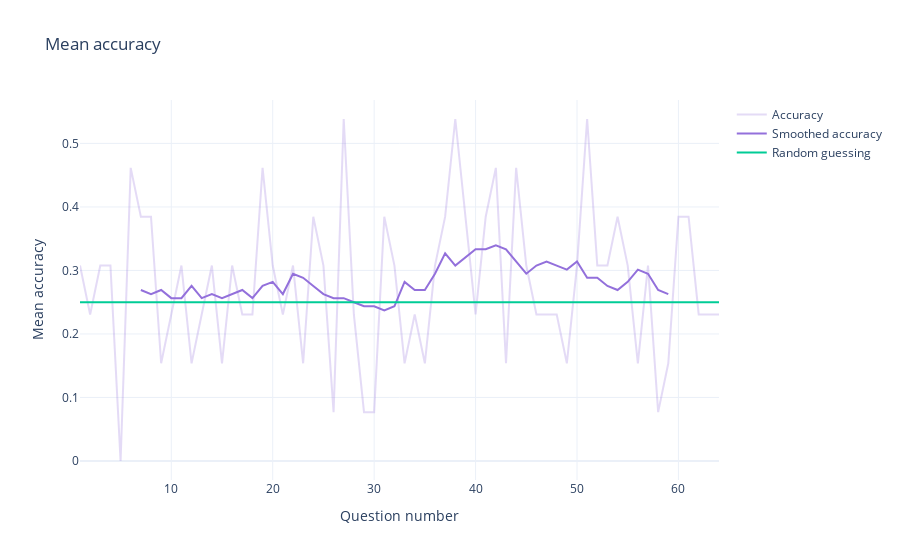

The code cell stored with this chart in its notebook:
### Code cell
accuracy = correctness.mean(0)
smooth_accuracy = pd.Series(accuracy, index=question_numbers).rolling(12, center=True).mean()
go.Figure(layout=dict(
    title='Mean accuracy',
    xaxis_title='Question number',
    yaxis_title='Mean accuracy',
    template='plotly_white'
)).add_trace(go.Scatter(
    name='Accuracy',
    x=question_numbers,
    y=accuracy,
    marker_color='mediumpurple',
    opacity=.25
)).add_trace(go.Scatter(
    name='Smoothed accuracy',
    x=question_numbers,
    y=smooth_accuracy,
    marker_color='mediumpurple'
)).add_trace(go.Scatter(
    name='Random guessing',
    x=question_numbers,
    y=np.full(question_numbers.shape, baseline)
))

### Figure 1 — Plotly figure (JSON) as saved in the notebook; plotly's stock layout.template omitted (floating-point values rounded to 4 significant figures)
{"data": [{"marker": {"color": "mediumpurple"}, "name": "Accuracy", "opacity": 0.25, "type": "scatter", "x": [1, 2, 3, 4, 5, 6, 7, 8, 9, 10, 11, 12, 13, 14, 15, 16, 17, 18, 19, 20, 21, 22, 23, 24, 25, 26, 27, 28, 29, 30, 31, 32, 33, 34, 35, 36, 37, 38, 39, 40, 41, 42, 43, 44, 45, 46, 47, 48, 49, 50, 51, 52, 53, 54, 55, 56, 57, 58, 59, 60, 61, 62, 63, 64], "y": [0.3077, 0.2308, 0.3077, 0.3077, 0, 0.4615, 0.3846, 0.3846, 0.1538, 0.2308, 0.3077, 0.1538, 0.2308, 0.3077, 0.1538, 0.3077, 0.2308, 0.2308, 0.4615, 0.3077, 0.2308, 0.3077, 0.1538, 0.3846, 0.3077, 0.07692, 0.5385, 0.2308, 0.07692, 0.07692, 0.3846, 0.3077, 0.1538, 0.2308, 0.1538, 0.3077, 0.3846, 0.5385, 0.3846, 0.2308, 0.3846, 0.4615, 0.1538, 0.4615, 0.3077, 0.2308, 0.2308, 0.2308, 0.1538, 0.3077, 0.5385, 0.3077, 0.3077, 0.3846, 0.3077, 0.1538, 0.3077, 0.07692, 0.1538, 0.3846, 0.3846, 0.2308, 0.2308, 0.2308]}, {"marker": {"color": "mediumpurple"}, "name": "Smoothed accuracy", "type": "scatter", "x": [1, 2, 3, 4, 5, 6, 7, 8, 9, 10, 11, 12, 13, 14, 15, 16, 17, 18, 19, 20, 21, 22, 23, 24, 25, 26, 27, 28, 29, 30, 31, 32, 33, 34, 35, 36, 37, 38, 39, 40, 41, 42, 43, 44, 45, 46, 47, 48, 49, 50, 51, 52, 53, 54, 55, 56, 57, 58, 59, 60, 61, 62, 63, 64], "y": [null, null, null, null, null, null, 0.2692, 0.2628, 0.2692, 0.2564, 0.2564, 0.2756, 0.2564, 0.2628, 0.2564, 0.2628, 0.2692, 0.2564, 0.2756, 0.2821, 0.2628, 0.2949, 0.2885, 0.2756, 0.2628, 0.2564, 0.2564, 0.25, 0.2436, 0.2436, 0.2372, 0.2436, 0.2821, 0.2692, 0.2692, 0.2949, 0.3269, 0.3077, 0.3205, 0.3333, 0.3333, 0.3397, 0.3333, 0.3141, 0.2949, 0.3077, 0.3141, 0.3077, 0.3013, 0.3141, 0.2885, 0.2885, 0.2756, 0.2692, 0.2821, 0.3013, 0.2949, 0.2692, 0.2628, null, null, null, null, null]}, {"name": "Random guessing", "type": "scatter", "x": [1, 2, 3, 4, 5, 6, 7, 8, 9, 10, 11, 12, 13, 14, 15, 16, 17, 18, 19, 20, 21, 22, 23, 24, 25, 26, 27, 28, 29, 30, 31, 32, 33, 34, 35, 36, 37, 38, 39, 40, 41, 42, 43, 44, 45, 46, 47, 48, 49, 50, 51, 52, 53, 54, 55, 56, 57, 58, 59, 60, 61, 62, 63, 64], "y": [0.25, 0.25, 0.25, 0.25, 0.25, 0.25, 0.25, 0.25, 0.25, 0.25, 0.25, 0.25, 0.25, 0.25, 0.25, 0.25, 0.25, 0.25, 0.25, 0.25, 0.25, 0.25, 0.25, 0.25, 0.25, 0.25, 0.25, 0.25, 0.25, 0.25, 0.25, 0.25, 0.25, 0.25, 0.25, 0.25, 0.25, 0.25, 0.25, 0.25, 0.25, 0.25, 0.25, 0.25, 0.25, 0.25, 0.25, 0.25, 0.25, 0.25, 0.25, 0.25, 0.25, 0.25, 0.25, 0.25, 0.25, 0.25, 0.25, 0.25, 0.25, 0.25, 0.25, 0.25]}], "layout": {"title": {"text": "Mean accuracy"}, "xaxis": {"title": {"text": "Question number"}}, "yaxis": {"title": {"text": "Mean accuracy"}}}}
